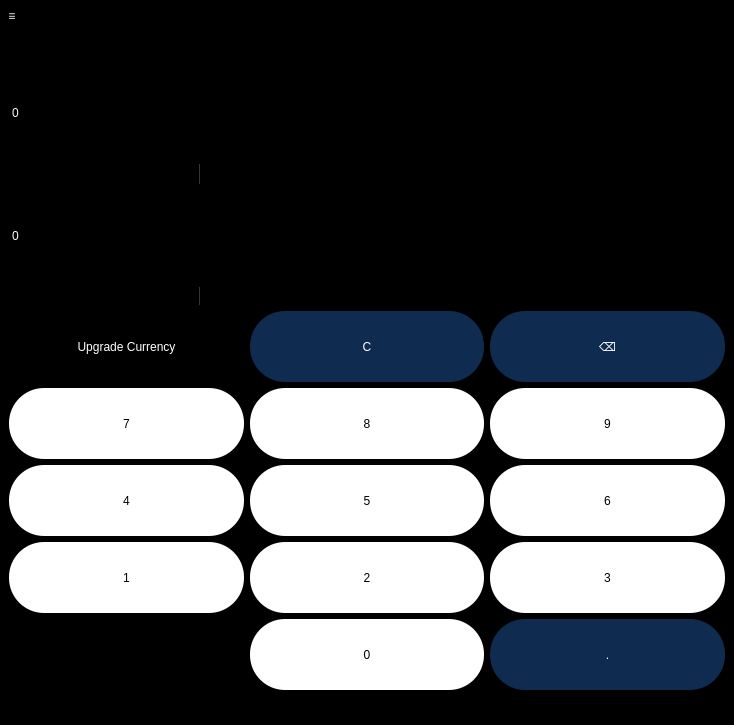
<?xml version="1.0" encoding="UTF-8"?>
<ui version="4.0">
 <class>MainWindow</class>
 <widget class="QMainWindow" name="MainWindow">
  <property name="geometry">
   <rect>
    <x>0</x>
    <y>0</y>
    <width>734</width>
    <height>725</height>
   </rect>
  </property>
  <property name="minimumSize">
   <size>
    <width>734</width>
    <height>725</height>
   </size>
  </property>
  <property name="maximumSize">
   <size>
    <width>734</width>
    <height>725</height>
   </size>
  </property>
  <property name="windowTitle">
   <string>MultyCalculator</string>
  </property>
  <property name="layoutDirection">
   <enum>Qt::LeftToRight</enum>
  </property>
  <property name="styleSheet">
   <string notr="true">background-color: rgb(0, 0, 0);
color: rgb(255, 255, 255);
selection-background-color: rgb(140, 140, 140);

</string>
  </property>
  <widget class="QWidget" name="centralwidget">
   <property name="minimumSize">
    <size>
     <width>734</width>
     <height>666</height>
    </size>
   </property>
   <property name="maximumSize">
    <size>
     <width>734</width>
     <height>666</height>
    </size>
   </property>
   <property name="styleSheet">
    <string notr="true">background-color: rgb(0, 0, 0);</string>
   </property>
   <layout class="QVBoxLayout" name="verticalLayout_2">
    <item>
     <layout class="QVBoxLayout" name="verticalLayout">
      <item>
       <widget class="QLabel" name="resol">
        <property name="styleSheet">
         <string notr="true">color:black;</string>
        </property>
        <property name="text">
         <string>TextLabel</string>
        </property>
       </widget>
      </item>
      <item>
       <widget class="QLineEdit" name="ans_space">
        <property name="enabled">
         <bool>false</bool>
        </property>
        <property name="minimumSize">
         <size>
          <width>0</width>
          <height>91</height>
         </size>
        </property>
        <property name="maximumSize">
         <size>
          <width>291</width>
          <height>91</height>
         </size>
        </property>
        <property name="styleSheet">
         <string notr="true">QLineEdit{
border: 1px solid black;
color: rgb(255, 255, 255);
	font: 75 65pt &quot;Yu Gothic UI Semibold&quot;;
}</string>
        </property>
        <property name="text">
         <string>0</string>
        </property>
       </widget>
      </item>
      <item>
       <widget class="QComboBox" name="comboBox_3">
        <property name="minimumSize">
         <size>
          <width>135</width>
          <height>20</height>
         </size>
        </property>
        <property name="maximumSize">
         <size>
          <width>191</width>
          <height>16777215</height>
         </size>
        </property>
        <property name="styleSheet">
         <string notr="true">QComboBox {
    border-radius: 3px;
    padding: 1px 18px 1px 3px;
	font: 75 12pt &quot;MS Shell Dlg 2&quot;;
    min-width: 6em;
}
QComboBox:editable {
    background: black;    /*white; red*/
}
QComboBox:!editable, QComboBox::drop-down:editable {
     background: qlineargradient(x1: 0, y1: 0, x2: 0, y2: 1,
                                 stop: 0 #000000, stop: 0.4 #000000,
                                 stop: 0.5 #000000, stop: 1.0 #000000);
}
/* QComboBox получает состояние `on`, когда всплывающее окно открыто  */
QComboBox:!editable:on, QComboBox::drop-down:editable:on {
    background: qlineargradient(x1: 0, y1: 0, x2: 0, y2: 1,
                                stop: 0 #000000, stop: 0.4 #000000,
                                stop: 0.5 #000000, stop: 1.0 #000000);
}
QComboBox:on { /* сдвиньте текст, когда всплывающее окно откроется */
    padding-top: 3px;
    padding-left: 4px;
}
QComboBox::drop-down {
    subcontrol-origin: padding;
    subcontrol-position: top right;
    width: 0px;
    border-left-width: 1px;
    border-left-color: #353535;
    border-left-style: solid;          /* просто одна строка */
    border-top-right-radius: 3px;      /* тот же радиус, что и QComboBox */
    border-bottom-right-radius: 3px;
}

QComboBox QAbstractItemView {
    border: 12px solid darkgray;
    selection-background-color: #353535;
}
QComboBox QListView {
    border: none;
}</string>
        </property>
       </widget>
      </item>
      <item>
       <widget class="QLineEdit" name="ans_space2">
        <property name="enabled">
         <bool>false</bool>
        </property>
        <property name="minimumSize">
         <size>
          <width>0</width>
          <height>91</height>
         </size>
        </property>
        <property name="maximumSize">
         <size>
          <width>291</width>
          <height>91</height>
         </size>
        </property>
        <property name="styleSheet">
         <string notr="true">QLineEdit{
border: 1px solid black;
color: rgb(255, 255, 255);
	font: 75 65pt &quot;Yu Gothic UI Semibold&quot;;
}</string>
        </property>
        <property name="text">
         <string>0</string>
        </property>
       </widget>
      </item>
      <item>
       <widget class="QComboBox" name="comboBox_4">
        <property name="minimumSize">
         <size>
          <width>135</width>
          <height>0</height>
         </size>
        </property>
        <property name="maximumSize">
         <size>
          <width>191</width>
          <height>16777215</height>
         </size>
        </property>
        <property name="styleSheet">
         <string notr="true">QComboBox {
    border-radius: 3px;
    padding: 1px 18px 1px 3px;
	font: 75 12pt &quot;MS Shell Dlg 2&quot;;
    min-width: 6em;
}
QComboBox:editable {
    background: black;    /*white; red*/
}
QComboBox:!editable, QComboBox::drop-down:editable {
     background: qlineargradient(x1: 0, y1: 0, x2: 0, y2: 1,
                                 stop: 0 #000000, stop: 0.4 #000000,
                                 stop: 0.5 #000000, stop: 1.0 #000000);
}
/* QComboBox получает состояние `on`, когда всплывающее окно открыто  */
QComboBox:!editable:on, QComboBox::drop-down:editable:on {
    background: qlineargradient(x1: 0, y1: 0, x2: 0, y2: 1,
                                stop: 0 #000000, stop: 0.4 #000000,
                                stop: 0.5 #000000, stop: 1.0 #000000);
}
QComboBox:on { /* сдвиньте текст, когда всплывающее окно откроется */
    padding-top: 3px;
    padding-left: 4px;
}
QComboBox::drop-down {
    subcontrol-origin: padding;
    subcontrol-position: top right;
    width: 0px;
    border-left-width: 1px;
    border-left-color: #353535;
    border-left-style: solid;          /* просто одна строка */
    border-top-right-radius: 3px;      /* тот же радиус, что и QComboBox */
    border-bottom-right-radius: 3px;
}

QComboBox QAbstractItemView {
    border: 12px solid darkgray;
    selection-background-color: #353535;
}
QComboBox QListView {
    border: none;
}</string>
        </property>
       </widget>
      </item>
      <item>
       <layout class="QGridLayout" name="gridLayout">
        <item row="1" column="1">
         <widget class="QPushButton" name="clear_btn_11">
          <property name="minimumSize">
           <size>
            <width>71</width>
            <height>71</height>
           </size>
          </property>
          <property name="maximumSize">
           <size>
            <width>1000</width>
            <height>10001000</height>
           </size>
          </property>
          <property name="styleSheet">
           <string notr="true">QPushButton{
font: 75 15pt &quot;MS Shell Dlg 2&quot;;
background-color: #ffffff;
color: black;
	border: 0px;
    border-radius: 35px;
    border-style: outset;
}
QPushButton:pressed{
background-color: #ebebeb;
}</string>
          </property>
          <property name="text">
           <string>8</string>
          </property>
          <attribute name="buttonGroup">
           <string notr="true">numsButtonsGroup</string>
          </attribute>
         </widget>
        </item>
        <item row="2" column="0">
         <widget class="QPushButton" name="clear_btn_13">
          <property name="minimumSize">
           <size>
            <width>71</width>
            <height>71</height>
           </size>
          </property>
          <property name="maximumSize">
           <size>
            <width>1000</width>
            <height>1000</height>
           </size>
          </property>
          <property name="styleSheet">
           <string notr="true">QPushButton{
font: 75 15pt &quot;MS Shell Dlg 2&quot;;
background-color: #ffffff;
color: black;
	border: 0px;
    border-radius: 35px;
    border-style: outset;
}
QPushButton:pressed{
background-color: #ebebeb;
}</string>
          </property>
          <property name="text">
           <string>4</string>
          </property>
          <attribute name="buttonGroup">
           <string notr="true">numsButtonsGroup</string>
          </attribute>
         </widget>
        </item>
        <item row="3" column="2">
         <widget class="QPushButton" name="clear_btn_15">
          <property name="minimumSize">
           <size>
            <width>71</width>
            <height>71</height>
           </size>
          </property>
          <property name="maximumSize">
           <size>
            <width>1000</width>
            <height>1000</height>
           </size>
          </property>
          <property name="styleSheet">
           <string notr="true">QPushButton{
font: 75 15pt &quot;MS Shell Dlg 2&quot;;
background-color: #ffffff;
color: black;
	border: 0px;
    border-radius: 35px;
    border-style: outset;
}
QPushButton:pressed{
background-color: #ebebeb;
}</string>
          </property>
          <property name="text">
           <string>3</string>
          </property>
          <attribute name="buttonGroup">
           <string notr="true">numsButtonsGroup</string>
          </attribute>
         </widget>
        </item>
        <item row="2" column="1">
         <widget class="QPushButton" name="clear_btn_12">
          <property name="minimumSize">
           <size>
            <width>71</width>
            <height>71</height>
           </size>
          </property>
          <property name="maximumSize">
           <size>
            <width>1000</width>
            <height>1000</height>
           </size>
          </property>
          <property name="styleSheet">
           <string notr="true">QPushButton{
font: 75 15pt &quot;MS Shell Dlg 2&quot;;
background-color: #ffffff;
color: black;
	border: 0px;
    border-radius: 35px;
    border-style: outset;
}
QPushButton:pressed{
background-color: #ebebeb;
}</string>
          </property>
          <property name="text">
           <string>5</string>
          </property>
          <attribute name="buttonGroup">
           <string notr="true">numsButtonsGroup</string>
          </attribute>
         </widget>
        </item>
        <item row="2" column="2">
         <widget class="QPushButton" name="clear_btn_10">
          <property name="minimumSize">
           <size>
            <width>71</width>
            <height>71</height>
           </size>
          </property>
          <property name="maximumSize">
           <size>
            <width>1000</width>
            <height>10007215</height>
           </size>
          </property>
          <property name="styleSheet">
           <string notr="true">QPushButton{
font: 75 15pt &quot;MS Shell Dlg 2&quot;;
background-color: #ffffff;
color: black;
	border: 0px;
    border-radius: 35px;
    border-style: outset;
}
QPushButton:pressed{
background-color: #ebebeb;
}</string>
          </property>
          <property name="text">
           <string>6</string>
          </property>
          <attribute name="buttonGroup">
           <string notr="true">numsButtonsGroup</string>
          </attribute>
         </widget>
        </item>
        <item row="3" column="1">
         <widget class="QPushButton" name="clear_btn_16">
          <property name="minimumSize">
           <size>
            <width>71</width>
            <height>71</height>
           </size>
          </property>
          <property name="maximumSize">
           <size>
            <width>1000</width>
            <height>1000</height>
           </size>
          </property>
          <property name="styleSheet">
           <string notr="true">QPushButton{
font: 75 15pt &quot;MS Shell Dlg 2&quot;;
background-color: #ffffff;
color: black;
	border: 0px;
    border-radius: 35px;
    border-style: outset;
}
QPushButton:pressed{
background-color: #ebebeb;
}</string>
          </property>
          <property name="text">
           <string>2</string>
          </property>
          <attribute name="buttonGroup">
           <string notr="true">numsButtonsGroup</string>
          </attribute>
         </widget>
        </item>
        <item row="3" column="0">
         <widget class="QPushButton" name="clear_btn_14">
          <property name="minimumSize">
           <size>
            <width>71</width>
            <height>71</height>
           </size>
          </property>
          <property name="maximumSize">
           <size>
            <width>1000</width>
            <height>1000</height>
           </size>
          </property>
          <property name="styleSheet">
           <string notr="true">QPushButton{
font: 75 15pt &quot;MS Shell Dlg 2&quot;;
background-color: #ffffff;
color: black;
	border: 0px;
    border-radius: 35px;
    border-style: outset;
}
QPushButton:pressed{
background-color: #ebebeb;
}</string>
          </property>
          <property name="text">
           <string>1</string>
          </property>
          <attribute name="buttonGroup">
           <string notr="true">numsButtonsGroup</string>
          </attribute>
         </widget>
        </item>
        <item row="1" column="2">
         <widget class="QPushButton" name="clear_btn_21">
          <property name="minimumSize">
           <size>
            <width>71</width>
            <height>71</height>
           </size>
          </property>
          <property name="maximumSize">
           <size>
            <width>1000</width>
            <height>1000</height>
           </size>
          </property>
          <property name="styleSheet">
           <string notr="true">QPushButton{
font: 75 15pt &quot;MS Shell Dlg 2&quot;;
background-color: #ffffff;
color: black;
	border: 0px;
    border-radius: 35px;
    border-style: outset;
}
QPushButton:pressed{
background-color: #ebebeb;
}</string>
          </property>
          <property name="text">
           <string>9</string>
          </property>
          <attribute name="buttonGroup">
           <string notr="true">numsButtonsGroup</string>
          </attribute>
         </widget>
        </item>
        <item row="1" column="0">
         <widget class="QPushButton" name="clear_btn_19">
          <property name="minimumSize">
           <size>
            <width>71</width>
            <height>71</height>
           </size>
          </property>
          <property name="maximumSize">
           <size>
            <width>1000</width>
            <height>1000</height>
           </size>
          </property>
          <property name="styleSheet">
           <string notr="true">QPushButton{
font: 75 15pt &quot;MS Shell Dlg 2&quot;;
background-color: #ffffff;
color: black;
	border: 0px;
    border-radius: 35px;
    border-style: outset;
}
QPushButton:pressed{
background-color: #ebebeb;
}</string>
          </property>
          <property name="text">
           <string>7</string>
          </property>
          <attribute name="buttonGroup">
           <string notr="true">numsButtonsGroup</string>
          </attribute>
         </widget>
        </item>
        <item row="6" column="1">
         <widget class="QPushButton" name="clear_btn_18">
          <property name="minimumSize">
           <size>
            <width>71</width>
            <height>71</height>
           </size>
          </property>
          <property name="maximumSize">
           <size>
            <width>1000</width>
            <height>1000</height>
           </size>
          </property>
          <property name="styleSheet">
           <string notr="true">QPushButton{
font: 75 15pt &quot;MS Shell Dlg 2&quot;;
background-color: #ffffff;
color: black;
	border: 0px;
    border-radius: 35px;
    border-style: outset;
}
QPushButton:pressed{
background-color: #ebebeb;
}</string>
          </property>
          <property name="text">
           <string>0</string>
          </property>
          <attribute name="buttonGroup">
           <string notr="true">numsButtonsGroup</string>
          </attribute>
         </widget>
        </item>
        <item row="6" column="2">
         <widget class="QPushButton" name="dot_btn">
          <property name="minimumSize">
           <size>
            <width>71</width>
            <height>71</height>
           </size>
          </property>
          <property name="maximumSize">
           <size>
            <width>1000</width>
            <height>1000</height>
           </size>
          </property>
          <property name="styleSheet">
           <string notr="true">QPushButton{
font: 15pt &quot;MS Shell Dlg 2&quot;;
background-color: #0f2b50;
	border: 0px;
    border-radius: 35px;
    border-style: outset;
	color: rgb(255, 255, 255);
}
QPushButton:pressed{
background-color: #5d5d5d;
}</string>
          </property>
          <property name="text">
           <string>.</string>
          </property>
         </widget>
        </item>
        <item row="0" column="2">
         <widget class="QPushButton" name="del_btn">
          <property name="minimumSize">
           <size>
            <width>71</width>
            <height>71</height>
           </size>
          </property>
          <property name="maximumSize">
           <size>
            <width>1000</width>
            <height>16777215</height>
           </size>
          </property>
          <property name="styleSheet">
           <string notr="true">QPushButton{
font: 15pt &quot;MS Shell Dlg 2&quot;;
background-color: #0f2b50;
	border: 0px;
    border-radius: 35px;
    border-style: outset;
	color: rgb(255, 255, 255);
}
QPushButton:pressed{
background-color: #5d5d5d;
}</string>
          </property>
          <property name="text">
           <string>⌫</string>
          </property>
         </widget>
        </item>
        <item row="0" column="1">
         <widget class="QPushButton" name="clear_btn">
          <property name="minimumSize">
           <size>
            <width>71</width>
            <height>71</height>
           </size>
          </property>
          <property name="maximumSize">
           <size>
            <width>1000</width>
            <height>1000</height>
           </size>
          </property>
          <property name="styleSheet">
           <string notr="true">QPushButton{
font: 15pt &quot;MS Shell Dlg 2&quot;;
background-color: #0f2b50;
	border: 0px;
    border-radius: 35px;
    border-style: outset;
	color: rgb(255, 255, 255);
}
QPushButton:pressed{
background-color: #5d5d5d;
}</string>
          </property>
          <property name="text">
           <string>С</string>
          </property>
         </widget>
        </item>
        <item row="0" column="0">
         <widget class="QPushButton" name="upgrade_currency_btn">
          <property name="minimumSize">
           <size>
            <width>71</width>
            <height>71</height>
           </size>
          </property>
          <property name="maximumSize">
           <size>
            <width>1000</width>
            <height>1000</height>
           </size>
          </property>
          <property name="styleSheet">
           <string notr="true">QPushButton{
font: 9pt &quot;MS Shell Dlg 2&quot;;
background-color: black;
	border: 0px;
    border-radius: 35px;
    border-style: outset;
	color: rgb(255, 255, 255);
}
QPushButton:pressed{
color: #5d5d5d;
}</string>
          </property>
          <property name="text">
           <string>Upgrade Currency</string>
          </property>
         </widget>
        </item>
       </layout>
      </item>
     </layout>
    </item>
   </layout>
  </widget>
  <widget class="QMenuBar" name="menubar">
   <property name="geometry">
    <rect>
     <x>0</x>
     <y>0</y>
     <width>734</width>
     <height>36</height>
    </rect>
   </property>
   <widget class="QMenu" name="menu">
    <property name="title">
     <string>≡
</string>
    </property>
    <addaction name="Simple"/>
    <addaction name="Engineering"/>
    <addaction name="Function_graphs"/>
    <addaction name="separator"/>
    <addaction name="Currency"/>
    <addaction name="Volume"/>
    <addaction name="Length"/>
    <addaction name="Tempreture"/>
    <addaction name="Speed"/>
    <addaction name="Corner"/>
   </widget>
   <addaction name="menu"/>
  </widget>
  <widget class="QStatusBar" name="statusbar"/>
  <action name="Simple">
   <property name="text">
    <string>Simple</string>
   </property>
  </action>
  <action name="Engineering">
   <property name="text">
    <string>Engineering</string>
   </property>
  </action>
  <action name="Function_graphs">
   <property name="text">
    <string>Function graphs</string>
   </property>
  </action>
  <action name="Currency">
   <property name="text">
    <string>Currency</string>
   </property>
  </action>
  <action name="Volume">
   <property name="text">
    <string>Volume</string>
   </property>
  </action>
  <action name="Length">
   <property name="text">
    <string>Length</string>
   </property>
  </action>
  <action name="Tempreture">
   <property name="text">
    <string>Temperature</string>
   </property>
  </action>
  <action name="Speed">
   <property name="text">
    <string>Speed</string>
   </property>
  </action>
  <action name="Corner">
   <property name="text">
    <string>Corner</string>
   </property>
  </action>
 </widget>
 <resources/>
 <connections/>
 <buttongroups>
  <buttongroup name="numsButtonsGroup"/>
 </buttongroups>
</ui>
